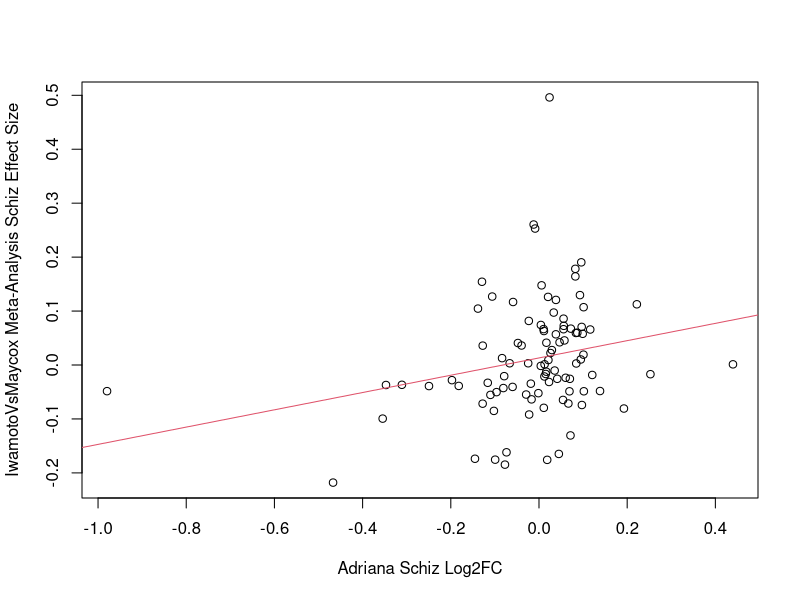

The R source for this figure:
#Iwamoto Vs Maycox Meta Analysis Vs Adriana
library(plyr)

#Reading in non-meta analysis results
setwd("C:/Users/Frosty/Desktop/Research/Summer 2021 Frontal Pole Research/FrontalPole_Microarray/IwaCox")

AdrianaResults_vs_IwamotoAndMaycoxResults_noMetaAnalysisResults<-read.csv("AdrianaResults_vs_IwamotoAndMaycox.csv", stringsAsFactors = FALSE)

#reading in the meta analysis results
setwd("C:/Users/Frosty/Desktop/Research/Summer 2021 Frontal Pole Research/FrontalPole_Microarray/IwaCox_MetaAnalysis/Output")
IwaCox_SchizMetaResults<-read.csv("RMAOutputForIwamotoVsMaycoxSchizResults.csv", stringsAsFactors = FALSE)
IwaCox_SchizMetaResults<-subset(IwaCox_SchizMetaResults, select=-X)
colnames(IwaCox_SchizMetaResults)<-paste("IwamotoVsMaycoxMetaResults_", colnames(IwaCox_SchizMetaResults), sep="")
colnames(IwaCox_SchizMetaResults)[5]<-"EntrezGeneID"
colnames(IwaCox_SchizMetaResults)[6]<-"GeneSymbol"

#Joining the datasets
setwd("C:/Users/Frosty/Desktop/Research/Summer 2021 Frontal Pole Research/FrontalPole_Microarray/IwamotoVsMaycoxMetaAnalysisVsAdriana")

AllDataSets<-join(AdrianaResults_vs_IwamotoAndMaycoxResults_noMetaAnalysisResults, IwaCox_SchizMetaResults, by="GeneSymbol", type="inner", match="all")
write.csv(AllDataSets, "AdrianaResults_Plus_IwamotoAndMaycoxResults_Plus_MetaAnalysisResults.csv")


#Schiz Scatterplots using Log2FC from Adriana's data and effect size estimate from the IwamotoVsMaycox meta-analysis results
pdf("Scatterplot_IwamotoMaycoxMetaAnalysisvsAdriana_Schiz_LogFC.pdf", width=5, height=5)
plot(AllDataSets$IwamotoVsMaycoxMetaResults_b~AllDataSets$Adriana_Diagnosis_Schiz_PostHocSummary_MLM_Beta, xlab="Adriana Schiz Log2FC", ylab="IwamotoVsMaycox Meta-Analysis Schiz Effect Size")
TempLine<-lm(AllDataSets$IwamotoVsMaycoxMetaResults_b~AllDataSets$Adriana_Diagnosis_Schiz_PostHocSummary_MLM_Beta)
abline(TempLine, col=2)
dev.off()

summary.lm(TempLine)

# Call:
# lm(formula = AllDataSets$IwamotoVsMaycoxMetaResults_b ~ AllDataSets$Adriana_Diagnosis_Schiz_PostHocSummary_MLM_Beta)
# 
# Residuals:
#   Min       1Q   Median       3Q      Max 
# -0.19194 -0.05946 -0.01010  0.04619  0.47910 
# 
# Coefficients:
#   Estimate Std. Error t value Pr(>|t|)  
# (Intercept)                                                  0.01314    0.01060   1.239   0.2184  
# AllDataSets$Adriana_Diagnosis_Schiz_PostHocSummary_MLM_Beta  0.16026    0.06625   2.419   0.0175 *
#   ---
#   Signif. codes:  0 ‘***’ 0.001 ‘**’ 0.01 ‘*’ 0.05 ‘.’ 0.1 ‘ ’ 1
# 
# Residual standard error: 0.103 on 93 degrees of freedom
# Multiple R-squared:  0.0592,	Adjusted R-squared:  0.04908 
# F-statistic: 5.852 on 1 and 93 DF,  p-value: 0.01751